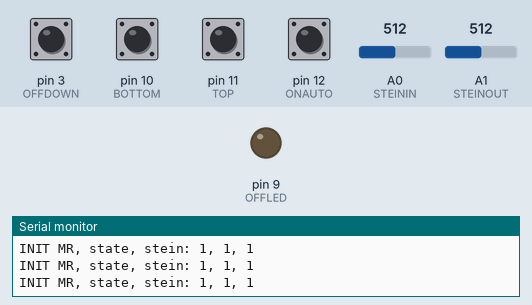
Bench run of a sketch on a simulated Arduino Uno, built with avr-gcc and run on an emulated ATmega328P. On the bench: output pins drawn as LEDs (lit = HIGH), the last lines printed to the serial monitor. Dashed ring = blinking. The test bench sets the inputs (shaded band); at power-on: pin 3 (OFFDOWN), pin 10 (BOTTOM), pin 11 (TOP), pin 12 (ONAUTO) HIGH, A0 (STEININ) = 512, A1 (STEINOUT) = 512. Pins used as bus, display or sensor lines are not drawn.

Above: at 0.9 s.
1.0 s: pin 10 (BOTTOM) pulled LOW for 0.15 s
2.6 s: pin 11 (TOP) pulled LOW for 0.15 s
4.2 s: pin 10 (BOTTOM) pulled LOW for 1 s
6.7 s: pin 3 (OFFDOWN) pulled LOW for 0.15 s
At 7.4 s:
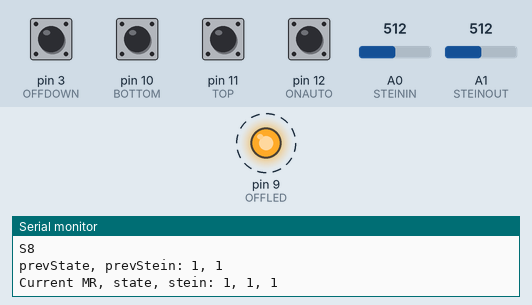
9.8 s: A0 (STEININ) set to 106
12.8 s: A0 (STEININ) set to 89
Timing chart, 0 to 15.8 s (numbered marks = the images above; inputs shaded):
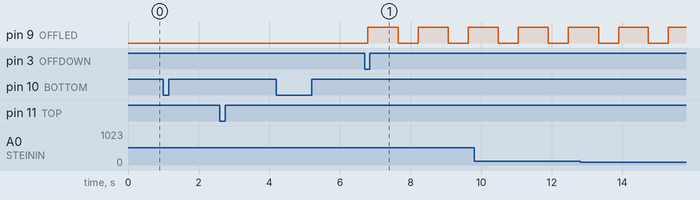

The sketch:

dogDoor19.ino
```cpp
// dogDoor19  8/7/2021 pm
// Dog Door app on Arduino
// Installed Production Version
//
// removed AUTObuttonRoutine()
//
// =============================================================================
//
//   Note Pins 2 and 3 are designated interrupt pins. Possible uses are:
//   https://www.instructables.com/External-Interrupt-in-arduino/
//
// WIRING:
//   Relay
//   IN2 - IN5     UNO pins 4-7
//   VCC           UNO 5v
//
//   GND           -GND wall wart
//   VCC           no connection
//   JD-VCC        +5v wall wart
//
//   External power connected to relay GND & JD- in the opto-isolate fashion.
//   https://www.makerspaces.com/wp-content/uploads/2017/02/led-with-switch_bb.jpg
//
//===================================================================================
//
// Steinel motion detector analog pins
// 3.1 volt detection = 220 to 640 value
// (Avg off: 222-225  Avg on: 636-638)
// Note: steinin_val & steinout_val will
//       decrement slowly (85 sec)
const int STEININ = A0;
const int STEINOUT = A1;
int steinin_val = 0;
int steinout_val = 0;
int stein_count = 0;
int OFFcount = 0;   // using counter instead of delay()

// Relay pins for 17 volt motor operation
const int R2 = 4;
const int R3 = 5;
const int R4 = 6;
const int R5 = 7;

// LED light comes on after OFFDOWN pressed
const int OFFLED = 9;

// Magnetic switches
const int BOTTOM = 10;
const int TOP = 11;

// Manual buttons
const int OFFDOWN = 3;  // emergency off gets an interrupt pin
const int ONAUTO = 12;  // restores automatic door after offdown

// Flags, counters
int initialization = 1; // denotes inside setup() segment
int motorRunning = 0;   // no=0/yes=1
int OFFbutton = 0;      // OFF button state.  ('Auto' = 0, 1 = pressed, 2 = active)
int state = 0;          // Door State.  0=idle
int prevState = 0;      // Previous Door State.  0=idle
int stein = 0;          // Steinel switch state. 0=inactive
int prevStein = 0;      // Previous stein State.  0=off
int duration = 0;       // Has motor been running TOO LONG?
unsigned long TOOLONG = 100000;  // about 2 min.

void setup()
{  Serial.begin(9600);

   Serial.println("");
   Serial.println("");
   Serial.println("");
   Serial.println("");
   Serial.println("");
   Serial.println("");
   Serial.println("BEGIN INITIALIZATION ^^^^^^^^^^^^^^^^^^^^^^^^^^^^^^^^^^^^^^");

   // Relays -- Uses complete Opto-Isolation;
   // Defaults to HIGH (relays off)
   pinMode(R2, INPUT_PULLUP);  // relay #2 (UP)
   pinMode(R2, OUTPUT);
   pinMode(R3, INPUT_PULLUP);  // relay #3 (DOWN)
   pinMode(R3, OUTPUT);
   pinMode(R4, INPUT_PULLUP);  // relay #4 (DOWN)
   pinMode(R4, OUTPUT);
   pinMode(R5, INPUT_PULLUP);  // relay #5 (UP)
   pinMode(R5, OUTPUT);

   pinMode(OFFLED, OUTPUT);    // off/down LED

   pinMode(TOP, INPUT_PULLUP);       // top mag switch
   pinMode(BOTTOM, INPUT_PULLUP);    // bottom mag switch

   // Analog pins look for 3.1 volts
   pinMode(STEININ, INPUT_PULLUP);   // steinel sensor inside
   pinMode(STEINOUT, INPUT_PULLUP);  // steinel sensor outside

   // Manual buttons
   pinMode(ONAUTO, INPUT_PULLUP);    // up/auto manual button
   pinMode(OFFDOWN, INPUT_PULLUP);   // off/down manual button

   steinelInit();

   while (initialization == 1)
   {
      door();

      Serial.print("INIT MR, state, stein: ");
      Serial.print(motorRunning);
      Serial.print(", ");
      Serial.print(state);
      Serial.print(", ");
      Serial.println(stein);

      if (motorRunning == 1)
      {
        if (state == 2)  //at top
        {
          openRelays();
          initialization = 0;     // break out of setup
          break;
        }
      }
      else  // motor not running
      {
          if (state == 2)  //at top, right from the get-go
          {
             openRelays();
             initialization = 0;     // break out of setup
             break;
          }

          // door at bottom
          else if (state == -2)
          {   Serial.println("AI1");
              goUpFromBottom();
          }

          else if (state != 2)   // door not at top
          {   Serial.println("AI2");
              goUp();
          }
       }  // motor not running
   }  // while

   Serial.println("");
   Serial.println("BEGIN MAIN LOOP #########################################");
}

void loop()
{
   //  Door states (state):
   //  2 = door at top
   //  1 = going up
   //  0 = door idle/undetermined
   // -1 = going down
   // -2 = at bottom

   // Steinel states (stein):
   // 0 = both off
   // 1 = at least one on

   // Manual button states
   // flag: 0=off, 1=on
   // OFFDOWN pin, OFFbutton enable
   // ONAUTO pin, OFFbutton disable

   // Save last loop's states
   prevState = state;
   prevStein = stein;

   Serial.println("");
   Serial.print("prevState, prevStein: ");
   Serial.print(prevState);
   Serial.print(", ");
   Serial.println(prevStein);

   // Determine current Door state
   door();

   // Determine current Steinel state ("running average")
   steinel();

   Serial.print("Current MR, state, stein: ");
   Serial.print(motorRunning);
   Serial.print(", ");
   Serial.print(state);
   Serial.print(", ");
   Serial.println(stein);
   Serial.print("stein vals: ");
   Serial.print(steinin_val);
   Serial.print(", ");
   Serial.println(steinout_val);

   // Determine OFF button status
   OFFbuttonRoutine();

   if (OFFbutton == 0)
   {
      // States & Transitions in Order of Likelihood +=+=+=+=+=+=+=+=+=+=+=+=+=+=+=+=+=+=+=+=+=+

      if (stein == 0)  //steinel off
      {
         // S1 door at bottom
         if (state == -2)
         {   Serial.println("S1");

             if (motorRunning == 1)
             {
               openRelays();
             }
         }

         // S2 door at top, start going down
         if (state == 2)
         {   Serial.println("S2");

             if (motorRunning == 0)
             {
                goDownFromTop();
             }
         }

      } //steinel off

      else if (stein == 1)  //steinel on
      {
         // S3 door at top, steinel on
         if (state == 2)
         {   Serial.println("S3");

             if (motorRunning == 1)
             {
               openRelays();
             }
         }

         // S4 door at bottom, start going up
         if (state == -2)
         {   Serial.println("S4");

             if (motorRunning == 0)
             {
                 goUpFromBottom();
             }
          }

         // S5 door gets signal to go up in middle of going down (i.e., stein was off, now on). No manual
         if (state == -1)
         {   Serial.println("S5");

             if ((prevState == -1) and (prevStein == 0))
             {
               if (motorRunning == 1)   // in middle of going down...
               {
                  goUp();
               }
             }
         }
     }  // steinel ON

   } // OFFbutton is OFF

   else

   { // OFFbutton is ON

      // S6 door not at bottom, Manual Offdown
      if ((state != -2) && (OFFbutton == 1))
      {   Serial.println("S6");

          if (state != -1)
          {
             if (motorRunning == 0)
             {
                goDown();
             }
          }

          OFFbutton = 2;  // OFF button pressed and active
      }

      // S7 door hits bottom after manual offdown pressed and active
      if ((state == -2) && (OFFbutton == 2))
      {   Serial.println("S7");
          if (motorRunning == 1)
          {
             openRelays();
          }
      }

      // S8  Flash LED when door is actively OFF
      if (OFFbutton == 2)
      {   Serial.println("S8");

          OFFcount = OFFcount + 1;

          if (OFFcount == 1)
          {  digitalWrite(OFFLED, HIGH);   // turn the LED on
          }

          if (OFFcount == 10)
          {  digitalWrite(OFFLED, LOW);    // turn the LED off
          }

          if (OFFcount == 15)
          {  OFFcount = 0;
          }
      }

   }  // OFFbutton is ON


   // S9 motor running duration check
   if (motorRunning == 1)
   {
       duration = duration + 1;

      if (duration > TOOLONG)
      {
          Serial.println("Motor has been running too long.  HALTED.");
          Serial.println("");

          openRelays();
          exit(0);
      }
   }

}
//====================================================================

void openRelays()
{
   // Turns motor off.
   // Always run this 1st when going up/down to avoid a short.

   // Using self-powered opto-isolation
   // 'HIGH' means 'de-energize relay to OFF'
   digitalWrite(R2, HIGH);
   digitalWrite(R3, HIGH);
   digitalWrite(R4, HIGH);
   digitalWrite(R5, HIGH);

   motorRunning = 0;
   duration = 0;
}

void goDown()
{
   openRelays();

   Serial.println("Going Down; Down Down Down Down");

   // 'LOW' means 'energize relay to ON'
   digitalWrite(R2, LOW);
   digitalWrite(R5, LOW);

   motorRunning = 1;
   state = -1;
}

void goDownFromTop()
{
   openRelays();   // resets duration = 0

   Serial.println("Going Down; Down Down Down");

   // 'LOW' means 'energize relay to ON'
   digitalWrite(R2, LOW);
   digitalWrite(R5, LOW);

   motorRunning = 1;

   while ((digitalRead(TOP) == LOW) && (digitalRead(BOTTOM) == HIGH))
   {   delay(20);
       Serial.println("STILL AT TOP");

       duration = duration + 1;
       if (duration > 100)
       {  Serial.println("");
          Serial.println("goDown taking too long.  HALTED HALTED HALTED.");
          openRelays();
          exit(0);
       }
   }

   state = -1;
}

void goUp()
{
   openRelays();

   Serial.println("Going Up; Up Up Up Up");

   // 'LOW' means 'energize relay to ON'
   digitalWrite(R3, LOW);
   digitalWrite(R4, LOW);

   motorRunning = 1;
   state = 1;
}

void goUpFromBottom()
{
   openRelays();   // resets duration = 0

   Serial.println("Going Up from bottom; Up Up Up");

   // 'LOW' means 'energize relay to ON'
   digitalWrite(R3, LOW);
   digitalWrite(R4, LOW);

   motorRunning = 1;

   while ((digitalRead(BOTTOM) == LOW) && (digitalRead(TOP) == HIGH))
   {   delay(20);
       Serial.println("STILL AT BOTTOM");

       duration = duration + 1;
       if (duration > 100)
       {  Serial.println("");
          Serial.println("goUp taking too long.  HALTED HALTED HALTED.");
          openRelays();
          exit(0);
       }
   }

   state = 1;
}

void steinel()
{
   stein_count = stein_count + 1;

   if (stein_count > 10)  // smooth the curve
   {
       // Analog values should be near
       // 220 (inactive) or 640 (active)
        steinin_val = analogRead(STEININ);
        steinout_val = analogRead(STEINOUT);

       if ((steinin_val > 500) || (steinout_val > 500))
       {
          if (prevStein == 0)
          {  // notify that it's changed
             Serial.println("");
             Serial.print("Steinels now ACTIVE. In, out: ");
             Serial.print(steinin_val);
             Serial.print(", ");
             Serial.println(steinout_val);
          }

          stein = 1;
       }

       if ((steinin_val < 400) && (steinout_val < 400))
       {
          if (prevStein == 1)
          {   // notify that it's changed
             Serial.println("");
             Serial.print("Steinels now Inactive. In, out: ");
             Serial.print(steinin_val);
             Serial.print(", ");
             Serial.println(steinout_val);
          }

          stein = 0;
       }

      stein_count = 0;
   }
}

void door()
{
   // return resting door state:
   //  2 = door resting at top
   //       1 = going up
   //       0 = undetermined
   //      -1 = going down
   // -2 = door resting at bottom

   if ((digitalRead(TOP) == LOW) && (digitalRead(BOTTOM) == HIGH))
   {  if (prevState != 2)
      { Serial.println("door() says 'Now at TOP'");
      }

      state = 2;   // at top
   }

   if ((digitalRead(BOTTOM) == LOW) && (digitalRead(TOP) == HIGH))
   {  if (prevState != -2)
      { Serial.println("door() says 'Now at BOTTOM'");
      }

      state = -2;   // at bottom
   }
}

void OFFbuttonRoutine()
{
   if (digitalRead(OFFDOWN) == LOW)
   {  OFFbutton = 1;
   }

   if (digitalRead(ONAUTO) == LOW)
   {  OFFbutton = 0;
      digitalWrite(OFFLED, LOW);    // turn the LED off
   }
}

void steinelInit()
{
    steinin_val = analogRead(STEININ);
    steinout_val = analogRead(STEINOUT);

    if ((steinin_val > 500) || (steinout_val > 500))
    {   stein = 1;
    }

    if ((steinin_val < 400) && (steinout_val < 400))
    {   stein = 0;
    }
}
```

Measured:
- after the input at 6.7 s, pin 9 (OFFLED): alternates HIGH for 0.85 s and LOW for 0.57 s, starting after 0.09 s
